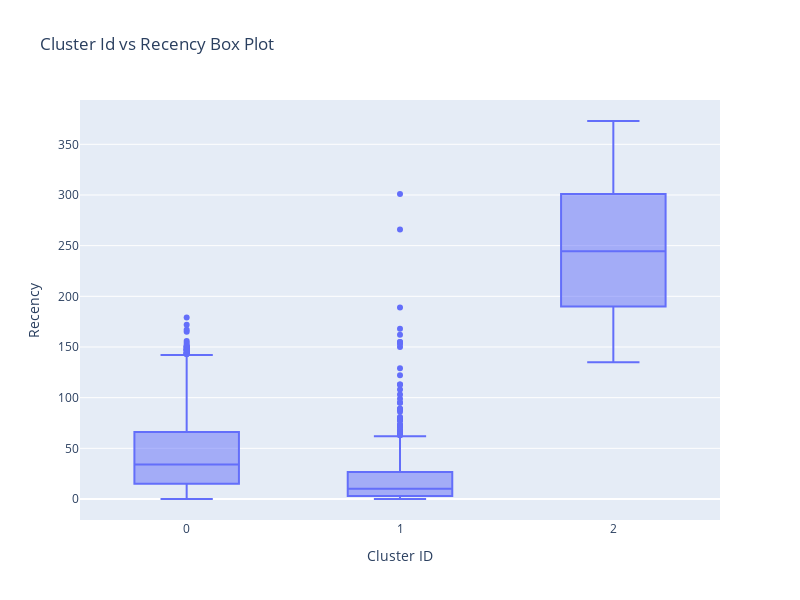

Notebook cell for this chart:
### Code cell
# Box plot to visualize Cluster ID vs Recency
fig = px.box(rfm_df, x='Cluster_Id', y='Recency',
             title='Cluster Id vs Recency Box Plot',
             labels= {'Cluster_Id':'Cluster Id', 'Recency':'Recency'})

fig.update_layout(
     xaxis=dict(title="Cluster ID", title_font=dict(size=14)),
    yaxis=dict(title="Recency", title_font=dict(size=14)),
    showlegend=False,
    width=800,
    height=600
)

### Figure 1 — Plotly figure (JSON) as saved in the notebook; plotly's stock layout.template omitted (floating-point values rounded to 4 significant figures; data arrays with more than 128 entries replaced by an {"elided": "..."} marker saying what was removed)
{"data": [{"alignmentgroup": "True", "hovertemplate": "Cluster Id=%{x}<br>Recency=%{y}<extra></extra>", "legendgroup": "", "marker": {"color": "#636efa"}, "name": "", "notched": false, "offsetgroup": "", "orientation": "v", "showlegend": false, "type": "box", "x": {"elided": "4293 int values"}, "x0": " ", "xaxis": "x", "y": {"elided": "4293 int values"}, "y0": " ", "yaxis": "y"}], "layout": {"boxmode": "group", "height": 600, "legend": {"tracegroupgap": 0}, "showlegend": false, "title": {"text": "Cluster Id vs Recency Box Plot"}, "width": 800, "xaxis": {"anchor": "y", "domain": [0, 1], "title": {"font": {"size": 14}, "text": "Cluster ID"}}, "yaxis": {"anchor": "x", "domain": [0, 1], "title": {"font": {"size": 14}, "text": "Recency"}}}}
